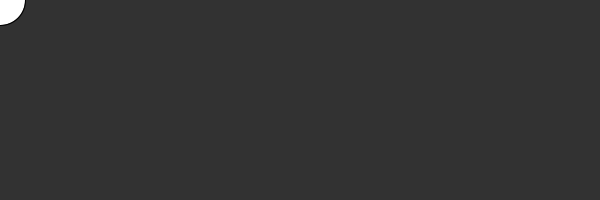
Frame 1 (no input)
Frame 60 (the mouse pressed at the canvas centre just before this capture): identical to frame 1, image omitted
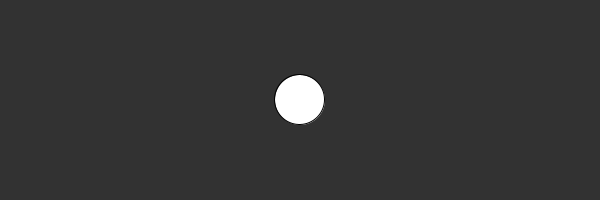
Frame 120 (the mouse held since frame 60 and released just before this capture)

The Processing sketch that drew these frames (run headless with seeded random() and noise(); from frame 60 on, the mouse is pressed at the canvas centre):

// Processing sketch: inclass_lerp
// ── inclass_lerp.pde
float x, y;

void setup() {
  size(600, 200);
  background(50);
}

void draw() {
  background(50);
  x = lerp(x, mouseX, 0.2);
  y = lerp(y, mouseY, 0.2);
  
  ellipse(x, y, 50, 50);
}
